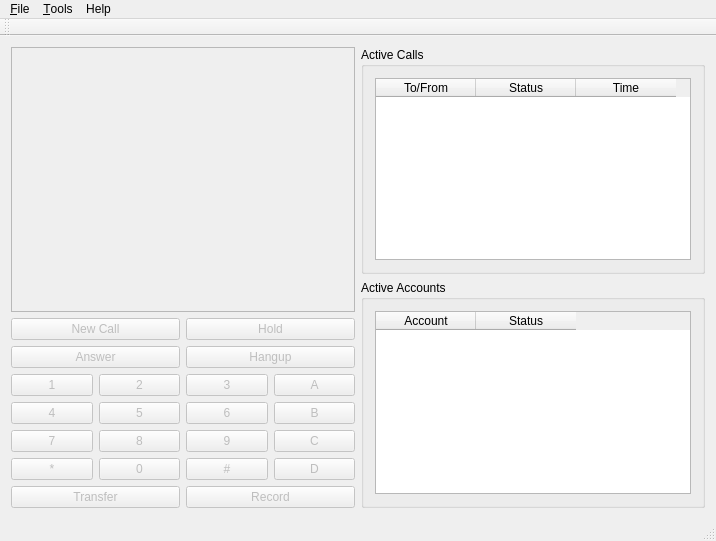
<?xml version="1.0" encoding="UTF-8"?>
<ui version="4.0">
 <class>MainWindow</class>
 <widget class="QMainWindow" name="MainWindow">
  <property name="geometry">
   <rect>
    <x>0</x>
    <y>0</y>
    <width>716</width>
    <height>541</height>
   </rect>
  </property>
  <property name="windowTitle">
   <string>FSComm - A FluxPBX Communicator</string>
  </property>
  <widget class="QWidget" name="centralWidget">
   <layout class="QHBoxLayout" name="horizontalLayout_5">
    <item>
     <layout class="QVBoxLayout" name="verticalLayout_3">
      <item>
       <layout class="QVBoxLayout" name="verticalLayout_2">
        <item>
         <widget class="QTextEdit" name="textEdit">
          <property name="enabled">
           <bool>false</bool>
          </property>
          <property name="readOnly">
           <bool>true</bool>
          </property>
         </widget>
        </item>
        <item>
         <layout class="QHBoxLayout" name="horizontalLayout">
          <item>
           <widget class="QPushButton" name="newCallBtn">
            <property name="enabled">
             <bool>false</bool>
            </property>
            <property name="text">
             <string>New Call</string>
            </property>
           </widget>
          </item>
          <item>
           <widget class="QPushButton" name="btnHold">
            <property name="enabled">
             <bool>false</bool>
            </property>
            <property name="text">
             <string>Hold</string>
            </property>
            <property name="checkable">
             <bool>true</bool>
            </property>
            <property name="checked">
             <bool>false</bool>
            </property>
           </widget>
          </item>
         </layout>
        </item>
        <item>
         <layout class="QGridLayout" name="gridLayout_2">
          <item row="0" column="0">
           <widget class="QPushButton" name="answerBtn">
            <property name="enabled">
             <bool>false</bool>
            </property>
            <property name="text">
             <string>Answer</string>
            </property>
           </widget>
          </item>
          <item row="0" column="1">
           <widget class="QPushButton" name="hangupBtn">
            <property name="enabled">
             <bool>false</bool>
            </property>
            <property name="text">
             <string>Hangup</string>
            </property>
           </widget>
          </item>
         </layout>
        </item>
        <item>
         <layout class="QGridLayout" name="gridLayout">
          <item row="0" column="0">
           <widget class="QPushButton" name="dtmf1Btn">
            <property name="enabled">
             <bool>false</bool>
            </property>
            <property name="text">
             <string>1</string>
            </property>
           </widget>
          </item>
          <item row="0" column="1">
           <widget class="QPushButton" name="dtmf2Btn">
            <property name="enabled">
             <bool>false</bool>
            </property>
            <property name="text">
             <string>2</string>
            </property>
           </widget>
          </item>
          <item row="0" column="2">
           <widget class="QPushButton" name="dtmf3Btn">
            <property name="enabled">
             <bool>false</bool>
            </property>
            <property name="text">
             <string>3</string>
            </property>
           </widget>
          </item>
          <item row="1" column="0">
           <widget class="QPushButton" name="dtmf4Btn">
            <property name="enabled">
             <bool>false</bool>
            </property>
            <property name="text">
             <string>4</string>
            </property>
           </widget>
          </item>
          <item row="1" column="1">
           <widget class="QPushButton" name="dtmf5Btn">
            <property name="enabled">
             <bool>false</bool>
            </property>
            <property name="text">
             <string>5</string>
            </property>
           </widget>
          </item>
          <item row="1" column="2">
           <widget class="QPushButton" name="dtmf6Btn">
            <property name="enabled">
             <bool>false</bool>
            </property>
            <property name="text">
             <string>6</string>
            </property>
           </widget>
          </item>
          <item row="2" column="0">
           <widget class="QPushButton" name="dtmf7Btn">
            <property name="enabled">
             <bool>false</bool>
            </property>
            <property name="text">
             <string>7</string>
            </property>
           </widget>
          </item>
          <item row="2" column="1">
           <widget class="QPushButton" name="dtmf8Btn">
            <property name="enabled">
             <bool>false</bool>
            </property>
            <property name="text">
             <string>8</string>
            </property>
           </widget>
          </item>
          <item row="2" column="2">
           <widget class="QPushButton" name="dtmf9Btn">
            <property name="enabled">
             <bool>false</bool>
            </property>
            <property name="text">
             <string>9</string>
            </property>
           </widget>
          </item>
          <item row="3" column="0">
           <widget class="QPushButton" name="dtmfAstBtn">
            <property name="enabled">
             <bool>false</bool>
            </property>
            <property name="text">
             <string>*</string>
            </property>
           </widget>
          </item>
          <item row="3" column="1">
           <widget class="QPushButton" name="dtmf0Btn">
            <property name="enabled">
             <bool>false</bool>
            </property>
            <property name="text">
             <string>0</string>
            </property>
           </widget>
          </item>
          <item row="3" column="2">
           <widget class="QPushButton" name="dtmfPoundBtn">
            <property name="enabled">
             <bool>false</bool>
            </property>
            <property name="text">
             <string>#</string>
            </property>
           </widget>
          </item>
          <item row="0" column="3">
           <widget class="QPushButton" name="dtmfABtn">
            <property name="enabled">
             <bool>false</bool>
            </property>
            <property name="text">
             <string>A</string>
            </property>
           </widget>
          </item>
          <item row="1" column="3">
           <widget class="QPushButton" name="dtmfBBtn">
            <property name="enabled">
             <bool>false</bool>
            </property>
            <property name="text">
             <string>B</string>
            </property>
           </widget>
          </item>
          <item row="3" column="3">
           <widget class="QPushButton" name="dtmfDBtn">
            <property name="enabled">
             <bool>false</bool>
            </property>
            <property name="text">
             <string>D</string>
            </property>
           </widget>
          </item>
          <item row="2" column="3">
           <widget class="QPushButton" name="dtmfCBtn">
            <property name="enabled">
             <bool>false</bool>
            </property>
            <property name="text">
             <string>C</string>
            </property>
           </widget>
          </item>
         </layout>
        </item>
       </layout>
      </item>
      <item>
       <layout class="QHBoxLayout" name="horizontalLayout_4">
        <item>
         <widget class="QPushButton" name="btnTransfer">
          <property name="enabled">
           <bool>false</bool>
          </property>
          <property name="text">
           <string>Transfer</string>
          </property>
         </widget>
        </item>
        <item>
         <widget class="QPushButton" name="recoredCallBtn">
          <property name="enabled">
           <bool>false</bool>
          </property>
          <property name="text">
           <string>Record</string>
          </property>
         </widget>
        </item>
       </layout>
      </item>
     </layout>
    </item>
    <item>
     <layout class="QVBoxLayout" name="verticalLayout">
      <item>
       <widget class="QGroupBox" name="groupBox">
        <property name="title">
         <string>Active Calls</string>
        </property>
        <layout class="QHBoxLayout" name="horizontalLayout_3">
         <item>
          <widget class="QTableWidget" name="tableCalls">
           <property name="editTriggers">
            <set>QAbstractItemView::NoEditTriggers</set>
           </property>
           <property name="selectionMode">
            <enum>QAbstractItemView::SingleSelection</enum>
           </property>
           <property name="selectionBehavior">
            <enum>QAbstractItemView::SelectRows</enum>
           </property>
           <property name="showGrid">
            <bool>false</bool>
           </property>
           <column>
            <property name="text">
             <string>To/From</string>
            </property>
           </column>
           <column>
            <property name="text">
             <string>Status</string>
            </property>
           </column>
           <column>
            <property name="text">
             <string>Time</string>
            </property>
           </column>
          </widget>
         </item>
        </layout>
       </widget>
      </item>
      <item>
       <widget class="QGroupBox" name="groupBox_2">
        <property name="title">
         <string>Active Accounts</string>
        </property>
        <layout class="QHBoxLayout" name="horizontalLayout_2">
         <item>
          <widget class="QTableWidget" name="tableAccounts">
           <property name="contextMenuPolicy">
            <enum>Qt::ActionsContextMenu</enum>
           </property>
           <property name="editTriggers">
            <set>QAbstractItemView::NoEditTriggers</set>
           </property>
           <property name="alternatingRowColors">
            <bool>false</bool>
           </property>
           <property name="selectionMode">
            <enum>QAbstractItemView::SingleSelection</enum>
           </property>
           <property name="selectionBehavior">
            <enum>QAbstractItemView::SelectRows</enum>
           </property>
           <property name="showGrid">
            <bool>false</bool>
           </property>
           <property name="cornerButtonEnabled">
            <bool>true</bool>
           </property>
           <property name="rowCount">
            <number>0</number>
           </property>
           <attribute name="horizontalHeaderVisible">
            <bool>true</bool>
           </attribute>
           <attribute name="horizontalHeaderCascadingSectionResizes">
            <bool>false</bool>
           </attribute>
           <attribute name="verticalHeaderVisible">
            <bool>false</bool>
           </attribute>
           <attribute name="verticalHeaderHighlightSections">
            <bool>false</bool>
           </attribute>
           <column>
            <property name="text">
             <string>Account</string>
            </property>
           </column>
           <column>
            <property name="text">
             <string>Status</string>
            </property>
           </column>
          </widget>
         </item>
        </layout>
       </widget>
      </item>
     </layout>
    </item>
   </layout>
  </widget>
  <widget class="QMenuBar" name="menuBar">
   <property name="geometry">
    <rect>
     <x>0</x>
     <y>0</y>
     <width>716</width>
     <height>24</height>
    </rect>
   </property>
   <widget class="QMenu" name="menu_File">
    <property name="title">
     <string>&amp;File</string>
    </property>
    <addaction name="action_Preferences"/>
    <addaction name="separator"/>
    <addaction name="action_Exit"/>
   </widget>
   <widget class="QMenu" name="menuHelp">
    <property name="title">
     <string>Help</string>
    </property>
    <addaction name="actionAbout"/>
   </widget>
   <widget class="QMenu" name="menuTools">
    <property name="title">
     <string>&amp;Tools</string>
    </property>
    <widget class="QMenu" name="menuDebug">
     <property name="title">
      <string>&amp;Debug</string>
     </property>
     <addaction name="actionConsole"/>
     <addaction name="actionEvents"/>
    </widget>
    <addaction name="menuDebug"/>
   </widget>
   <addaction name="menu_File"/>
   <addaction name="menuTools"/>
   <addaction name="menuHelp"/>
  </widget>
  <widget class="QToolBar" name="mainToolBar">
   <attribute name="toolBarArea">
    <enum>TopToolBarArea</enum>
   </attribute>
   <attribute name="toolBarBreak">
    <bool>false</bool>
   </attribute>
  </widget>
  <widget class="QStatusBar" name="statusBar"/>
  <action name="action_Preferences">
   <property name="text">
    <string>&amp;Preferences</string>
   </property>
  </action>
  <action name="action_Exit">
   <property name="text">
    <string>&amp;Exit</string>
   </property>
  </action>
  <action name="actionAbout">
   <property name="text">
    <string>About</string>
   </property>
  </action>
  <action name="actionSetDefaultAccount">
   <property name="text">
    <string>Set Default Account</string>
   </property>
   <property name="toolTip">
    <string>Set the default account for dialing out.</string>
   </property>
  </action>
  <action name="actionConsole">
   <property name="text">
    <string>Console</string>
   </property>
  </action>
  <action name="actionEvents">
   <property name="text">
    <string>Events</string>
   </property>
  </action>
 </widget>
 <layoutdefault spacing="6" margin="11"/>
 <resources/>
 <connections/>
</ui>
